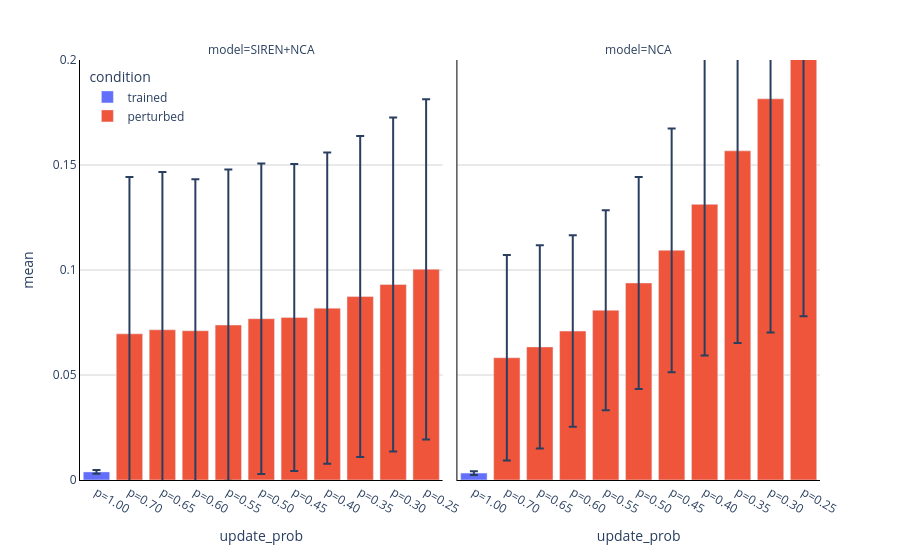

The notebook cell saved with this chart:
### Code cell
fig_bar = px.bar(
    data_frame=stats.sort('model', descending=True),
    x='update_prob',
    y='mean',
    error_y='std',
    facet_col='model',
    color='condition',
)

fig_bar.update_layout({
    'plot_bgcolor': 'rgba(0, 0, 0, 0)',
    'legend': {
        'yanchor': "top",
        'xanchor': "left",
        'y': 0.99,
        'x': 0.01,
    },
})

fig_bar.update_xaxes(showline=True, linewidth=1, linecolor='black')
fig_bar.update_yaxes(
    range=(0.0, 0.2),
    showline=True, 
    linewidth=1, 
    linecolor='black',
    showgrid=True, 
    gridwidth=1, 
    gridcolor='LightGrey'
)


fig_bar.write_image(OUTPUT_ROBUSTNESS_BAR, width=800, height=400)
fig_bar.show()

### Figure 1 — Plotly figure (JSON) as saved in the notebook; plotly's stock layout.template omitted (floating-point values rounded to 4 significant figures)
{"data": [{"error_y": {"array": [0.0008654]}, "hovertemplate": "condition=trained<br>model=SIREN+NCA<br>update_prob=%{x}<br>mean=%{y}<extra></extra>", "legendgroup": "trained", "marker": {"color": "#636efa", "pattern": {"shape": ""}}, "name": "trained", "orientation": "v", "showlegend": true, "textposition": "auto", "type": "bar", "x": ["p=1.00"], "xaxis": "x", "y": [0.00386], "yaxis": "y"}, {"error_y": {"array": [0.0008563]}, "hovertemplate": "condition=trained<br>model=NCA<br>update_prob=%{x}<br>mean=%{y}<extra></extra>", "legendgroup": "trained", "marker": {"color": "#636efa", "pattern": {"shape": ""}}, "name": "trained", "orientation": "v", "showlegend": false, "textposition": "auto", "type": "bar", "x": ["p=1.00"], "xaxis": "x2", "y": [0.003279], "yaxis": "y2"}, {"error_y": {"array": [0.07467, 0.07515, 0.07212, 0.07411, 0.07391, 0.07309, 0.07414, 0.07642, 0.0795, 0.081]}, "hovertemplate": "condition=perturbed<br>model=SIREN+NCA<br>update_prob=%{x}<br>mean=%{y}<extra></extra>", "legendgroup": "perturbed", "marker": {"color": "#EF553B", "pattern": {"shape": ""}}, "name": "perturbed", "orientation": "v", "showlegend": true, "textposition": "auto", "type": "bar", "x": ["p=0.70", "p=0.65", "p=0.60", "p=0.55", "p=0.50", "p=0.45", "p=0.40", "p=0.35", "p=0.30", "p=0.25"], "xaxis": "x", "y": [0.06961, 0.07154, 0.07108, 0.0738, 0.07682, 0.07742, 0.08184, 0.08735, 0.09308, 0.1003], "yaxis": "y"}, {"error_y": {"array": [0.04891, 0.04837, 0.04561, 0.04762, 0.05044, 0.05802, 0.07202, 0.09152, 0.1113, 0.1232]}, "hovertemplate": "condition=perturbed<br>model=NCA<br>update_prob=%{x}<br>mean=%{y}<extra></extra>", "legendgroup": "perturbed", "marker": {"color": "#EF553B", "pattern": {"shape": ""}}, "name": "perturbed", "orientation": "v", "showlegend": false, "textposition": "auto", "type": "bar", "x": ["p=0.70", "p=0.65", "p=0.60", "p=0.55", "p=0.50", "p=0.45", "p=0.40", "p=0.35", "p=0.30", "p=0.25"], "xaxis": "x2", "y": [0.05823, 0.06338, 0.07091, 0.08083, 0.09383, 0.1094, 0.1313, 0.1567, 0.1815, 0.2012], "yaxis": "y2"}], "layout": {"annotations": [{"font": {}, "showarrow": false, "text": "model=SIREN+NCA", "x": 0.245, "xanchor": "center", "xref": "paper", "y": 1, "yanchor": "bottom", "yref": "paper"}, {"font": {}, "showarrow": false, "text": "model=NCA", "x": 0.755, "xanchor": "center", "xref": "paper", "y": 1, "yanchor": "bottom", "yref": "paper"}], "barmode": "relative", "legend": {"title": {"text": "condition"}, "tracegroupgap": 0, "x": 0.01, "xanchor": "left", "y": 0.99, "yanchor": "top"}, "margin": {"t": 60}, "plot_bgcolor": "rgba(0, 0, 0, 0)", "xaxis": {"anchor": "y", "domain": [0, 0.49], "linecolor": "black", "linewidth": 1, "showline": true, "title": {"text": "update_prob"}}, "xaxis2": {"anchor": "y2", "domain": [0.51, 1], "linecolor": "black", "linewidth": 1, "matches": "x", "showline": true, "title": {"text": "update_prob"}}, "yaxis": {"anchor": "x", "domain": [0, 1], "gridcolor": "LightGrey", "gridwidth": 1, "linecolor": "black", "linewidth": 1, "range": [0, 0.2], "showgrid": true, "showline": true, "title": {"text": "mean"}}, "yaxis2": {"anchor": "x2", "domain": [0, 1], "gridcolor": "LightGrey", "gridwidth": 1, "linecolor": "black", "linewidth": 1, "matches": "y", "range": [0, 0.2], "showgrid": true, "showline": true, "showticklabels": false}}}
